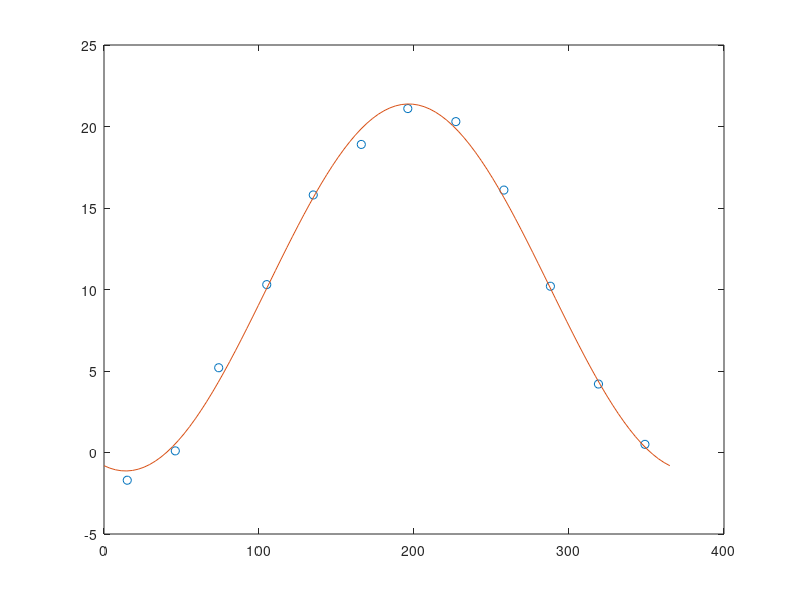
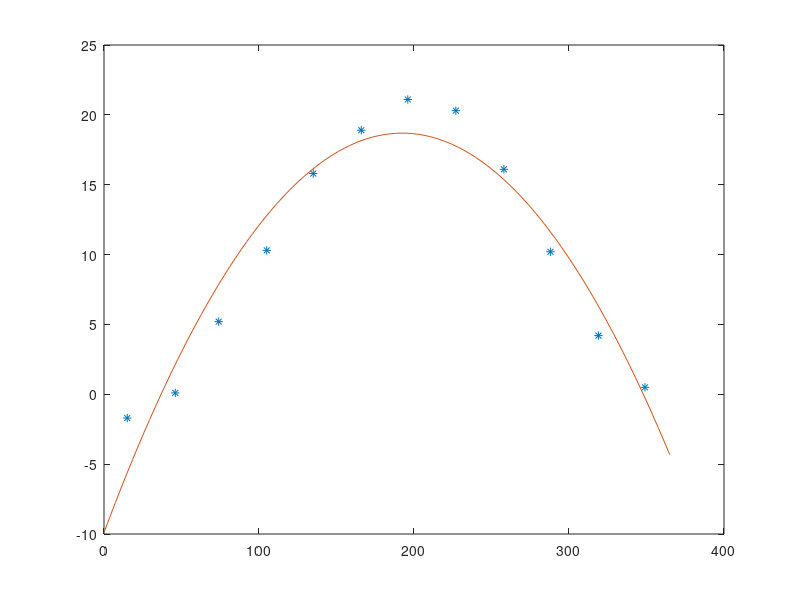

Source code (MATLAB) for these figures, in order:
t=[15 46 74 105 135 166 196 227 258 288 319 349]';
f=[-1.7 0.1 5.2 10.3 15.8 18.9 21.1 20.3 16.1 10.2 4.2 0.5]';

A=[ones(12,1), cos(2*pi*(t-14)/365)]

x=(A'*A\A'*f)

%abrazolas

%abrazolasi tartomany
xx=linspace(0,365);
%fuggveny
F= @(t) x(1)+x(2)*cos(2*pi*(t-14)/365);

figure(1);
plot(t,f,'o',xx,F(xx))

%most masodfokut illesztek

A=[ones(12,1), t, t.^2];

x=(A'*A\A'*f)
F= @(t) x(1) + x(2)*t + x(3)*t.^2;

figure(2);
plot(t,f,"*",xx, F(xx))
